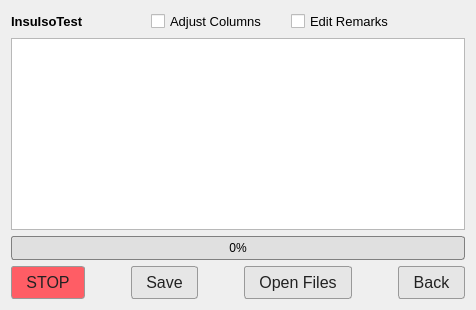
      <widget class="QWidget" name="page_InsuIsoTEst">
       <layout class="QGridLayout" name="gridLayout_20">
        <item row="1" column="0">
         <widget class="TestTableViewsRemarks" name="tableView_InsuIso">
          <property name="styleSheet">
           <string notr="true">QScrollBar:vertical
{
    background: #2C3E50;
    width: 14px;
    border-radius: 7px;
}

QScrollBar::handle:vertical
{
    background: #81D4FA;
    border-radius: 7px;
    min-height: 30px;
}

QScrollBar::handle:vertical:hover
{
    background: #B3E5FC;
}

QScrollBar::add-line:vertical,
QScrollBar::sub-line:vertical
{
    height: 0px;
}

QScrollBar::add-page:vertical,
QScrollBar::sub-page:vertical
{
    background: none;
}

QScrollBar:horizontal
{
    background: #2C3E50;
    height: 14px;
    border-radius: 7px;
}

QScrollBar::handle:horizontal
{
    background: #81D4FA;
    border-radius: 7px;
    min-width: 30px;
}

QScrollBar::handle:horizontal:hover
{
    background: #B3EFC;
}

QScrollBar::add-line:horizontal,
QScrollBar::sub-line:horizontal
{
    width: 0px;
}

QScrollBar::add-page:horizontal,
QScrollBar::sub-page:horizontal
{
    background: none;
}</string>
          </property>
         </widget>
        </item>
        <item row="3" column="0">
         <layout class="QHBoxLayout" name="horizontalLayout_20">
          <item>
           <widget class="QPushButton" name="pushButton_stopInsuIso">
            <property name="font">
             <font>
              <pointsize>12</pointsize>
              <weight>50</weight>
              <bold>false</bold>
             </font>
            </property>
            <property name="styleSheet">
             <string notr="true">QPushButton {
    background-color: #ff5d65;
    color: #222222;
    border: 1px solid #999999;
    border-radius: 3px;
    padding: 6px 14px;
    font-size: 12pt;
    font-weight: normal;
}

QPushButton:hover {
    background-color: #dcdcdc;
    border: 1px solid #777777;
}

QPushButton:pressed {
    background-color: #c8c8c8;
    border: 1px solid #666666;
    padding-top: 7px;
    padding-left: 15px;
}

QPushButton:disabled {
    background-color: #eeeeee;
    color: #999999;
    border: 1px solid #cccccc;
}</string>
            </property>
            <property name="text">
             <string>STOP</string>
            </property>
           </widget>
          </item>
          <item>
           <spacer name="horizontalSpacer_40">
            <property name="orientation">
             <enum>Qt::Horizontal</enum>
            </property>
            <property name="sizeHint" stdset="0">
             <size>
              <width>40</width>
              <height>20</height>
             </size>
            </property>
           </spacer>
          </item>
          <item>
           <widget class="QPushButton" name="pushButton_saveInsuIso">
            <property name="font">
             <font>
              <pointsize>12</pointsize>
              <weight>50</weight>
              <bold>false</bold>
             </font>
            </property>
            <property name="styleSheet">
             <string notr="true">QPushButton {
    background-color: #e6e6e6;
    color: #222222;
    border: 1px solid #999999;
    border-radius: 3px;
    padding: 6px 14px;
    font-size: 12pt;
    font-weight: normal;
}

QPushButton:hover {
    background-color: #dcdcdc;
    border: 1px solid #777777;
}

QPushButton:pressed {
    background-color: #c8c8c8;
    border: 1px solid #666666;
    padding-top: 7px;
    padding-left: 15px;
}

QPushButton:disabled {
    background-color: #eeeeee;
    color: #999999;
    border: 1px solid #cccccc;
}</string>
            </property>
            <property name="text">
             <string>Save</string>
            </property>
           </widget>
          </item>
          <item>
           <spacer name="horizontalSpacer_41">
            <property name="orientation">
             <enum>Qt::Horizontal</enum>
            </property>
            <property name="sizeHint" stdset="0">
             <size>
              <width>40</width>
              <height>20</height>
             </size>
            </property>
           </spacer>
          </item>
          <item>
           <widget class="QPushButton" name="pushButton_openInsuIsoFiles">
            <property name="font">
             <font>
              <pointsize>12</pointsize>
              <weight>50</weight>
              <bold>false</bold>
             </font>
            </property>
            <property name="styleSheet">
             <string notr="true">QPushButton {
    background-color: #e6e6e6;
    color: #222222;
    border: 1px solid #999999;
    border-radius: 3px;
    padding: 6px 14px;
    font-size: 12pt;
    font-weight: normal;
}

QPushButton:hover {
    background-color: #dcdcdc;
    border: 1px solid #777777;
}

QPushButton:pressed {
    background-color: #c8c8c8;
    border: 1px solid #666666;
    padding-top: 7px;
    padding-left: 15px;
}

QPushButton:disabled {
    background-color: #eeeeee;
    color: #999999;
    border: 1px solid #cccccc;
}</string>
            </property>
            <property name="text">
             <string>Open Files</string>
            </property>
           </widget>
          </item>
          <item>
           <spacer name="horizontalSpacer_42">
            <property name="orientation">
             <enum>Qt::Horizontal</enum>
            </property>
            <property name="sizeHint" stdset="0">
             <size>
              <width>40</width>
              <height>20</height>
             </size>
            </property>
           </spacer>
          </item>
          <item>
           <widget class="QPushButton" name="pushButton_backFromInsuIso">
            <property name="font">
             <font>
              <pointsize>12</pointsize>
              <weight>50</weight>
              <bold>false</bold>
             </font>
            </property>
            <property name="styleSheet">
             <string notr="true">QPushButton {
    background-color: #e6e6e6;
    color: #222222;
    border: 1px solid #999999;
    border-radius: 3px;
    padding: 6px 14px;
    font-size: 12pt;
    font-weight: normal;
}

QPushButton:hover {
    background-color: #dcdcdc;
    border: 1px solid #777777;
}

QPushButton:pressed {
    background-color: #c8c8c8;
    border: 1px solid #666666;
    padding-top: 7px;
    padding-left: 15px;
}

QPushButton:disabled {
    background-color: #eeeeee;
    color: #999999;
    border: 1px solid #cccccc;
}</string>
            </property>
            <property name="text">
             <string>Back</string>
            </property>
           </widget>
          </item>
         </layout>
        </item>
        <item row="0" column="0">
         <layout class="QHBoxLayout" name="horizontalLayout_21">
          <item>
           <widget class="QLabel" name="label_test_InsuIso">
            <property name="font">
             <font>
              <pointsize>10</pointsize>
              <weight>75</weight>
              <bold>true</bold>
             </font>
            </property>
            <property name="text">
             <string>InsuIsoTest</string>
            </property>
           </widget>
          </item>
          <item>
           <widget class="QCheckBox" name="checkBox_adjustInsuIsoColumns">
            <property name="font">
             <font>
              <pointsize>10</pointsize>
             </font>
            </property>
            <property name="text">
             <string>Adjust Columns</string>
            </property>
           </widget>
          </item>
          <item>
           <widget class="QCheckBox" name="checkBox_editRemarksIsoInsu">
            <property name="font">
             <font>
              <pointsize>10</pointsize>
             </font>
            </property>
            <property name="text">
             <string>Edit Remarks</string>
            </property>
           </widget>
          </item>
          <item>
           <spacer name="horizontalSpacer_44">
            <property name="orientation">
             <enum>Qt::Horizontal</enum>
            </property>
            <property name="sizeType">
             <enum>QSizePolicy::Minimum</enum>
            </property>
            <property name="sizeHint" stdset="0">
             <size>
              <width>40</width>
              <height>20</height>
             </size>
            </property>
           </spacer>
          </item>
         </layout>
        </item>
        <item row="2" column="0">
         <widget class="QProgressBar" name="progressBar_InsuIsoTest">
          <property name="styleSheet">
           <string notr="true">QProgressBar {
    border: 1px solid #808080;
    border-radius: 3px;
    background-color: #E0E0E0;
    text-align: center;
    color: black;
}

QProgressBar::chunk {
    background-color: #28A745;
    border-radius: 2px;
}</string>
          </property>
          <property name="value">
           <number>0</number>
          </property>
          <property name="alignment">
           <set>Qt::AlignCenter</set>
          </property>
          <property name="textDirection">
           <enum>QProgressBar::TopToBottom</enum>
          </property>
         </widget>
        </item>
       </layout>
      </widget>
